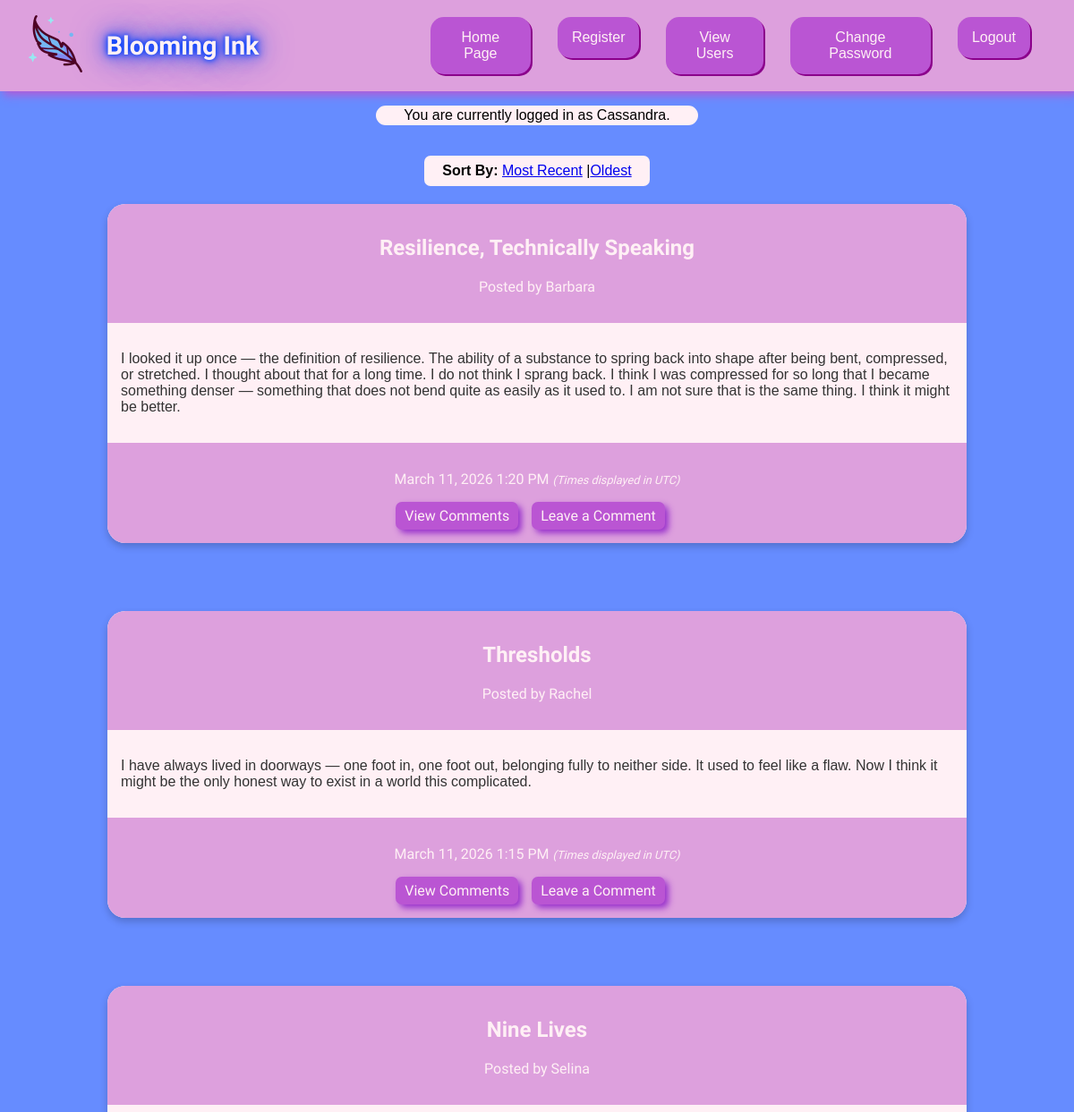
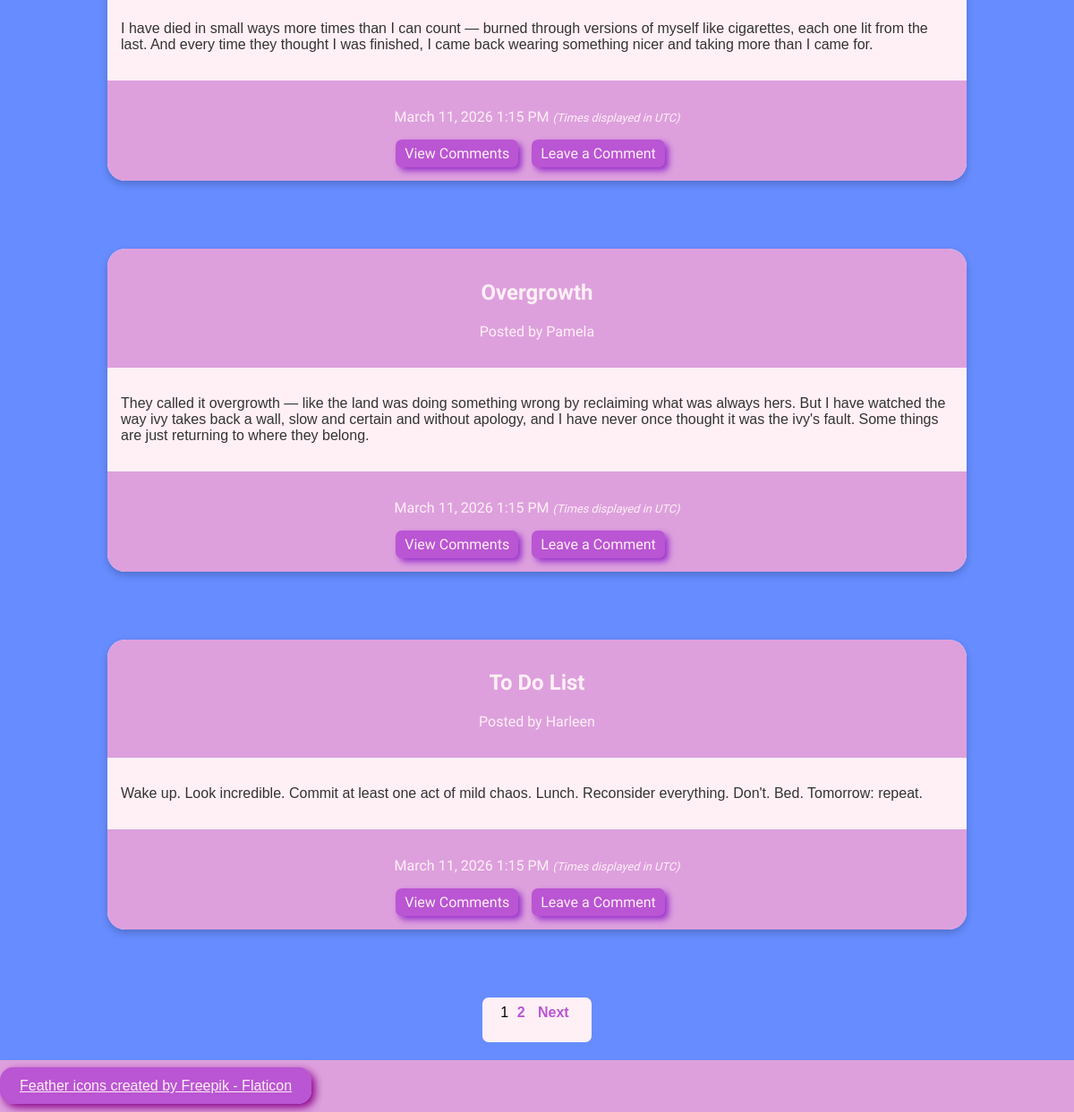
Screenshot of /Blooming_Ink/index.php (signed in) with the database file from the repository (2 pictures, top to bottom).
### tables this page shows
CREATE TABLE `blogposts` (
  `blogpost_id` int(11) NOT NULL,
  `user_id` int(11) NOT NULL,
  `blogpost_title` varchar(255) NOT NULL,
  `blogpost_body` text NOT NULL,
  `blogpost_timestamp` timestamp NOT NULL DEFAULT current_timestamp()
);

CREATE TABLE `users` (
  `user_id` int(11) NOT NULL,
  `fname` varchar(255) NOT NULL,
  `lname` varchar(255) NOT NULL,
  `email` varchar(255) NOT NULL,
  `pass` char(64) NOT NULL,
  `registration_date` timestamp NOT NULL DEFAULT current_timestamp(),
  `is_admin` tinyint(1) DEFAULT NULL
);

### Blooming_Ink/index.php (the view, shortened to what this page needs)
<?php
include('header.php');
?>
<!DOCTYPE html>
<html lang="en">
<div class="main-content">
<?php
if (isset($_SESSION['fname'])) {
		echo "<p id='welcome-message'>You are currently logged in as {$_SESSION['fname']}.</p>";
}
include('mysqli_connect.php');
$display = 5;
if (isset($_GET['p']) && is_numeric($_GET['p'])) {
$pages = $_GET['p'];
} else {
$q = "SELECT COUNT(blogpost_id) FROM blogposts";
$r = mysqli_query ($dbc, $q);
$rowp = mysqli_fetch_array ($r, MYSQLI_NUM);
$records = $rowp[0];
if ($records > $display) {
$pages = ceil ($records/$display);
} else {
$pages = 1;
}
}
if (isset($_GET['s']) && is_numeric($_GET['s'])) {
$start = $_GET['s'];
} else {
$start = 0;
}
$sort = (isset($_GET['sort'])) ? $_GET['sort'] : 'date';
switch ($sort) {
default:
$order_by = 'blogpost_timestamp DESC';
$sort = 'recent';
break;
}
echo '<br>';
echo '<div style="background-color:lavenderblush; border-radius:7px; width:fit-content; margin:0 auto; padding:8px 20px; text-align:center;">';
echo '<strong> Sort By: </strong>';
echo '<a href="?sort=recent">Most Recent</a> |';
echo '<a href="?sort=oldest">Oldest</a>';
echo '</div>';
$query = "SELECT blogposts.*, users.fname FROM blogposts JOIN users ON blogposts.user_id = users.user_id ORDER BY $order_by LIMIT $start, $display";
$results = mysqli_query($dbc, $query);
while ($row = mysqli_fetch_array($results, MYSQLI_ASSOC)){
	echo "<div class='card'>";
    echo "<div class='card-header'>";
        echo "<h2>" . htmlspecialchars($row['blogpost_title']) . "</h2>";
        echo "<p>Posted by " . htmlspecialchars($row['fname']) . "</p>";
    echo "</div>";
    echo "<div class='card-content'>";
        echo "<p>" . htmlspecialchars($row['blogpost_body']) . "</p>";
    echo "</div>";
    echo "<div class='card-footer'>";
        echo "<p>" . date('F j, Y g:i A', strtotime($row['blogpost_timestamp'])) . " <em style='font-size:0.8em;'>(Times displayed in UTC)</em></p>";
        echo "<a href='viewcomments.php?blogpost_id=" . $row['blogpost_id'] . "'>View Comments</a>";
        echo "<a href='newcomment.php?blogpost_id=" . $row['blogpost_id'] . "'>Leave a Comment</a>";
    echo "</div>";
echo "</div>";
	echo "</div><br><br>";
}
if ($pages > 1) {
echo '<div id="paginationbuttons" style="text-align:center; margin: 20px auto; width:fit-content; background-color:lavenderblush; border-radius:7px; padding:8px 20px;">';
$current_page = ($start/$display) + 1;
for ($i = 1; $i <= $pages; $i++) {
if ($i != $current_page) {
echo '<a href="?s=' . (($display * ($i - 1))) . '&p=' . $pages . '&sort=' . $sort . '">' . $i . '</a> ';
} else {
echo $i . ' ';
}
}
if ($current_page != $pages) {
echo '<a href="?s=' . ($start + $display) . '&p=' . $pages . '&sort=' . $sort . '">Next</a>';
}
}
echo '</div>';
?>
<?php
include('footer.php');
?>
</html>

### Blooming_Ink/header.php (style rules this page uses)
body { margin:0; padding:0; background-color:#668cff; font-family: 'Trebuchet MS', sans-serif; display:flex; flex-direction: column; min-height: 100vh; }

### Blooming_Ink/index.php (style rules this page uses)
.card { width: 80%; margin: 20px auto; box-shadow: 0 4px 8px rgba(0, 0, 0, 0.2); border-radius: 20px; overflow: hidden; background-color: #f9f9f9; }
.card-header, .card-footer { background-color: plum; color: lavenderblush; font-family: 'Amaranth'; padding: 15px; text-align: center; }
.card-content { font-family: 'Trebuchet MS', sans-serif; padding: 15px; background-color: lavenderblush; color: #333; }
.card-footer a { color: lavenderblush; text-decoration: none; background-color:mediumorchid; border: 2px solid mediumorchid; border-radius: 7px; box-shadow: 4px 4px 7px darkorchid; cursor: pointer; padding: 4px 8px; margin-right: 15px; display:inline-block; }
#welcome-message { text-align: center; border: 2px solid lavenderblush; border-radius:20px; background: lavenderblush; margin-left:35%; margin-right:35%; }
#paginationbuttons a { color: mediumorchid; text-decoration: none; background-color: transparent; border: none; border-radius: 0; box-shadow: none; padding: 0 5px; font-weight: bold; }

### rows the page displays
blogposts: blogpost_title "Resilience, Technically Speaking", user.fname "Barbara", blogpost_body "I looked it up once — the definition of resilience. The ability of a substance to spring back into shape after being bent, compressed, or stretched. I thought about that for a long time. I do not think I sprang back. I think I was compressed for so long that I became something denser — something that does not bend quite as easily as it used to. I am not sure that is the same thing. I think it might be better.", blogpost_timestamp "March 11, 2026 1:20 PM"
blogposts: blogpost_title "Thresholds", user.fname "Rachel", blogpost_body "I have always lived in doorways — one foot in, one foot out, belonging fully to neither side. It used to feel like a flaw. Now I think it might be the only honest way to exist in a world this complicated.", blogpost_timestamp "March 11, 2026 1:15 PM"
blogposts: blogpost_title "Nine Lives", user.fname "Selina", blogpost_body "I have died in small ways more times than I can count — burned through versions of myself like cigarettes, each one lit from the last. And every time they thought I was finished, I came back wearing something nicer and taking more than I came for.", blogpost_timestamp "March 11, 2026 1:15 PM"
blogposts: blogpost_title "Overgrowth", user.fname "Pamela", blogpost_body "They called it overgrowth — like the land was doing something wrong by reclaiming what was always hers. But I have watched the way ivy takes back a wall, slow and certain and without apology, and I have never once thought it was the ivy's fault. Some things are just returning to where they belong.", blogpost_timestamp "March 11, 2026 1:15 PM"
blogposts: blogpost_title "To Do List", user.fname "Harleen", blogpost_body "Wake up. Look incredible. Commit at least one act of mild chaos. Lunch. Reconsider everything. Don't. Bed. Tomorrow: repeat.", blogpost_timestamp "March 11, 2026 1:15 PM"

### other values shown
$_SESSION['fname'] "Cassandra"
